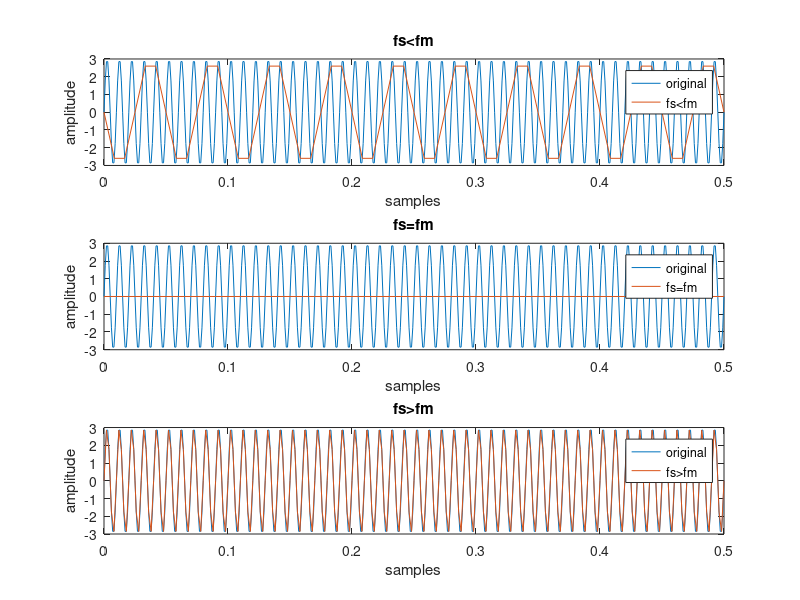

MATLAB code for this plot:
close all; 
clear all; 
clc; 
 
fm = 100; 
t = 0:0.001:0.5; 
x = 3*sin(2*pi*100.*t); 
subplot(3,1,1); 
plot(t, x); 
hold on; 
 
fs1 = 1.2*fm; 
t1 = 0:(1/fs1):0.5; 
x1 = 3*sin(2*pi*fm*t1); 
plot(t1, x1); 
xlabel('samples'); 
ylabel('amplitude'); 
title('fs<fm'); 
legend('original', 'fs<fm'); 
 
subplot(3,1,2); 
plot(t, x); 
hold on; 
fs2 = 2*fm; 
t2 = 0:(1/fs2):0.5; 
x2 = 3*sin(2*pi*100*t2); 
plot(t2, x2); 
xlabel('samples'); 
ylabel('amplitude'); 
title('fs=fm'); 
legend('original', 'fs=fm'); 
 
subplot(3,1,3); 
plot(t, x); 
hold on; 
fs3 = 5*fm; 
t3 = 0:(1/fs3):0.5; 
x3 = 3*sin(2*pi*100*t3); 
plot(t3, x3); 
xlabel('samples'); 
ylabel('amplitude'); 
title('fs>fm'); 
legend('original', 'fs>fm'); 
